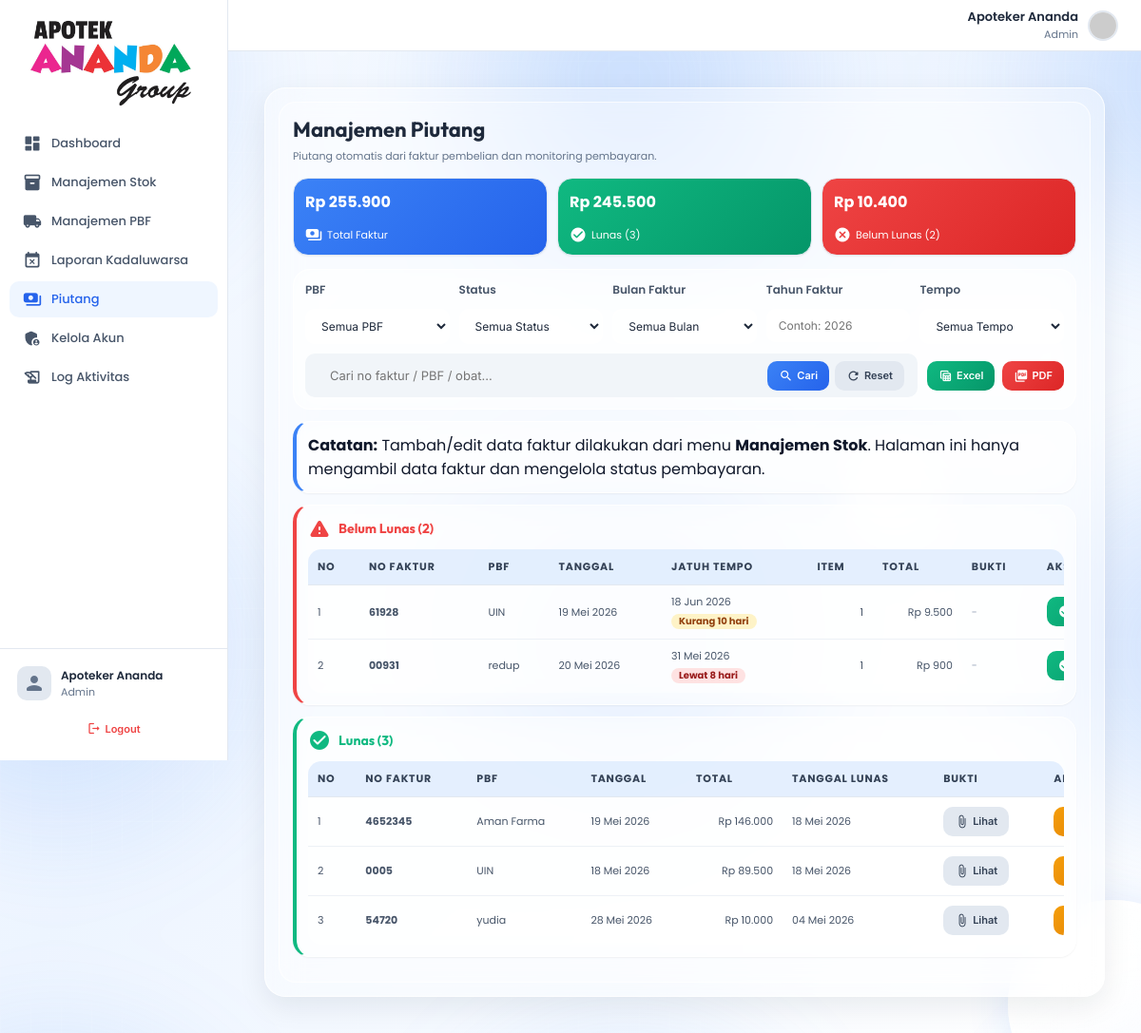
/frontend/superadmin/piutang.php (signed in), run on the app's committed database.
### tables this page shows
CREATE TABLE `faktur` (
  `id_faktur` int(11) NOT NULL,
  `no_faktur` varchar(100) NOT NULL,
  `id_pbf` int(11) NOT NULL,
  `tanggal_faktur` date NOT NULL,
  `tanggal_masuk` date NOT NULL,
  `tanggal_jatuh_tempo` date DEFAULT NULL,
  `jumlah_obat` int(11) NOT NULL DEFAULT 0,
  `total_qty` int(11) NOT NULL DEFAULT 0,
  `total_harga` decimal(15,2) NOT NULL DEFAULT 0.00,
  `status_bayar` enum('belum_lunas','lunas') NOT NULL DEFAULT 'belum_lunas',
  `tanggal_lunas` date DEFAULT NULL,
  `bukti_pembayaran` varchar(255) DEFAULT NULL,
  `id_user` int(11) NOT NULL,
  `created_at` datetime DEFAULT current_timestamp(),
  `updated_at` datetime DEFAULT current_timestamp() ON UPDATE current_timestamp()
);

CREATE TABLE `pbf` (
  `id_pbf` int(11) NOT NULL,
  `nama_pbf` varchar(100) NOT NULL,
  `alamat` text DEFAULT NULL,
  `no_telepon` varchar(20) DEFAULT NULL,
  `kontak_person` varchar(100) DEFAULT NULL,
  `keterangan` text DEFAULT NULL,
  `id_user` int(11) NOT NULL,
  `created_at` datetime DEFAULT current_timestamp(),
  `updated_at` datetime DEFAULT current_timestamp() ON UPDATE current_timestamp()
);

### frontend/superadmin/piutang.php (the view, shortened to what the rows shown need)
<?php
require_once __DIR__ . '/../templates/header.php';
require_once __DIR__ . '/../../backend/models/piutang.php';
$model = new Piutang();
$search = isset($_GET['search']) ? sanitize($_GET['search']) : null;
$filterPbf = isset($_GET['pbf']) ? sanitizeInt($_GET['pbf']) : null;
$filterStatus = isset($_GET['status']) ? sanitize($_GET['status']) : '';
$filterBulan = null;
$filterTempo = isset($_GET['tempo']) ? sanitize($_GET['tempo']) : '';
$filters = [
    'pbf' => $filterPbf,
    'bulan' => $filterBulan,
    'tempo' => $filterTempo,
];
$listBelumLunas = $filterStatus === 'lunas' ? [] : $model->getAllByStatus('belum_lunas', $search, $filters);
$listLunas = $filterStatus === 'belum_lunas' ? [] : $model->getAllByStatus('lunas', $search, $filters);
function formatTanggalPiutang(?string $date): string {
    try {
        $bulan = [
            1 => 'Jan', 'Feb', 'Mar', 'Apr', 'Mei', 'Jun',
            'Jul', 'Agu', 'Sep', 'Okt', 'Nov', 'Des'
        ];
        $d = new DateTime($date);
        return $d->format('d') . ' ' . $bulan[(int)$d->format('m')] . ' ' . $d->format('Y');
    } catch (Exception $e) {
        return $date;
    }
}
function reminderTempo(?string $tanggalJatuhTempo, string $status): array {
    try {
        $today = new DateTime(date('Y-m-d'));
        $due = new DateTime($tanggalJatuhTempo);
        $diff = (int)$today->diff($due)->format('%r%a');
        if ($diff < 0) {
            return ['tanggal' => formatTanggalPiutang($tanggalJatuhTempo), 'label' => 'Lewat ' . abs($diff) . ' hari', 'class' => 'tempo-danger'];
        }
        if ($diff <= 30) {
            return ['tanggal' => formatTanggalPiutang($tanggalJatuhTempo), 'label' => 'Kurang ' . $diff . ' hari', 'class' => 'tempo-warning'];
        }
        return ['tanggal' => formatTanggalPiutang($tanggalJatuhTempo), 'label' => 'Masih aman', 'class' => 'tempo-success'];
    } catch (Exception $e) {
        return ['tanggal' => $tanggalJatuhTempo, 'label' => 'Tidak valid', 'class' => 'tempo-muted'];
    }
}
require_once __DIR__ . '/../templates/sidebar.php';
?>
<div class="dashboard-wrapper">
    <div class="glass-container">
        <div class="glass-inner">
            <div class="page-header">
                <h1>Manajemen Piutang</h1>
            </div>
            <?php if ($filterStatus !== 'lunas'): ?>
            <div class="card" style="border-left:4px solid var(--danger);">
                <div class="table-wrapper">
                    <table>
                        <thead>
                            <tr>
                                <th>No</th>
                                <th>No Faktur</th>
                                <th>PBF</th>
                                <th>Tanggal</th>
                                <th>Jatuh Tempo</th>
                                <th>Item</th>
                                <th>Total</th>
                                <th>Bukti</th>
                                <th>Aksi</th>
                            </tr>
                        </thead>
                        <tbody>
                            <?php if (empty($listBelumLunas)): ?>
                                <tr>
                                    <td colspan="9" class="text-center" style="padding:35px;color:#94a3b8;">
                                        Tidak ada piutang belum lunas sesuai filter.
                                    </td>
                                </tr>
                            <?php else: ?>
                                <?php foreach ($listBelumLunas as $i => $p): ?>
                                    <?php $tempoInfo = reminderTempo($p['tanggal_jatuh_tempo'] ?? null, $p['status'] ?? 'belum_lunas'); ?>
                                    <tr>
                                        <td><?= $i + 1 ?></td>
                                        <td><strong><?= htmlspecialchars($p['no_faktur']) ?></strong></td>
                                        <td><?= htmlspecialchars($p['nama_pbf']) ?></td>
                                        <td><?= htmlspecialchars(formatTanggalPiutang($p['tanggal_faktur'])) ?></td>
                                        <td>
                                            <div class="due-cell">
                                                <span><?= htmlspecialchars($tempoInfo['tanggal']) ?></span>
                                                <span class="tempo-badge <?= htmlspecialchars($tempoInfo['class']) ?>">
                                                    <?= htmlspecialchars($tempoInfo['label']) ?>
                                                </span>
                                            </div>
                                        </td>
                                        <td class="text-right"><?= (int)$p['jumlah_item'] ?></td>
                                        <td class="text-right">Rp <?= number_format($p['jumlah_harga'],0,',','.') ?></td>
                                        <td>
                                            <?php if ($p['bukti_pembayaran']): ?>
                                                <a href="<?= BASE_URL ?>/frontend/superadmin/lihat_bukti.php?id=<?= (int)$p['id_faktur'] ?>" class="btn btn-secondary btn-sm">
                                                    <span class="material-icons-round">attach_file</span>Lihat
                                                </a>
                                            <?php else: ?>
                                                <span style="color:#94a3b8;">-</span>
                                            <?php endif; ?>
                                        </td>
                                        <td>
                                            <button class="btn btn-success btn-sm" onclick="lunasi(<?= (int)$p['id_faktur'] ?>,'<?= htmlspecialchars($p['no_faktur'], ENT_QUOTES) ?>')">
                                                <span class="material-icons-round">check_circle</span>Lunas
                                            </button>
                                        </td>
                                    </tr>
                                <?php endforeach; ?>
                            <?php endif; ?>
                        </tbody>
                    </table>
                </div>
            </div>
            <?php endif; ?>
            <?php if ($filterStatus !== 'belum_lunas'): ?>
            <div class="card" style="border-left:4px solid var(--success);">
                <div class="table-wrapper">
                    <table>
                        <thead>
                            <tr>
                                <th>No</th>
                                <th>No Faktur</th>
                                <th>PBF</th>
                                <th>Tanggal</th>
                                <th>Total</th>
                                <th>Tanggal Lunas</th>
                                <th>Bukti</th>
                                <th>Aksi</th>
                            </tr>
                        </thead>
                        <tbody>
                            <?php if (empty($listLunas)): ?>
                                <tr>
                                    <td colspan="8" class="text-center" style="padding:35px;color:#94a3b8;">
                                        Tidak ada data lunas sesuai filter.
                                    </td>
                                </tr>
                            <?php else: ?>
                                <?php foreach ($listLunas as $i => $p): ?>
                                    <tr>
                                        <td><?= $i + 1 ?></td>
                                        <td><strong><?= htmlspecialchars($p['no_faktur']) ?></strong></td>
                                        <td><?= htmlspecialchars($p['nama_pbf']) ?></td>
                                        <td><?= htmlspecialchars(formatTanggalPiutang($p['tanggal_faktur'])) ?></td>
                                        <td class="text-right">Rp <?= number_format($p['jumlah_harga'],0,',','.') ?></td>
                                        <td><?= htmlspecialchars(formatTanggalPiutang($p['tanggal_lunas'] ?? null)) ?></td>
                                        <td>
                                            <?php if ($p['bukti_pembayaran']): ?>
                                                <a href="<?= BASE_URL ?>/frontend/superadmin/lihat_bukti.php?id=<?= (int)$p['id_faktur'] ?>" class="btn btn-secondary btn-sm">
                                                    <span class="material-icons-round">attach_file</span>Lihat
                                                </a>
                                            <?php else: ?>
                                                <span style="color:#94a3b8;">-</span>
                                            <?php endif; ?>
                                        </td>
                                        <td>
                                            <form method="POST" action="<?= BASE_URL ?>/backend/controllers/piutang_controller.php?action=belum_lunas" onsubmit="return confirm('Ubah faktur ini menjadi belum lunas?')">
                                                <button type="submit" class="btn btn-warning btn-sm">
                                                </button>
                                            </form>
                                        </td>
                                    </tr>
                                <?php endforeach; ?>
                            <?php endif; ?>
                        </tbody>
                    </table>
                </div>
            </div>
            <?php endif; ?>
        </div>
    </div>
</div>
<?php require_once __DIR__ . '/../templates/footer.php'; ?>

### data on the page
faktur: no_faktur "61928", id_pbf.nama_pbf "UIN", tanggal_faktur "19 Mei 2026", tanggal_jatuh_tempo+status_bayar "18 Jun 2026", tanggal_jatuh_tempo+status_bayar "Kurang 10 hari", jumlah_item "1", jumlah_harga "9.500"
faktur: no_faktur "00931", id_pbf.nama_pbf "redup", tanggal_faktur "20 Mei 2026", tanggal_jatuh_tempo+status_bayar "31 Mei 2026", tanggal_jatuh_tempo+status_bayar "Lewat 8 hari", jumlah_item "1", jumlah_harga "900"
faktur: no_faktur "4652345", id_pbf.nama_pbf "Aman Farma", tanggal_faktur "19 Mei 2026", jumlah_harga "146.000", tanggal_lunas "18 Mei 2026"
faktur: no_faktur "0005", id_pbf.nama_pbf "UIN", tanggal_faktur "18 Mei 2026", jumlah_harga "89.500", tanggal_lunas "18 Mei 2026"
faktur: no_faktur "54720", id_pbf.nama_pbf "yudia", tanggal_faktur "28 Mei 2026", jumlah_harga "10.000", tanggal_lunas "04 Mei 2026"

### other printed values
$fullName "Apoteker Ananda"
$summary['total_semua'] "255.900"
$summary['total_lunas'] "245.500"
$summary['count_lunas'] "3"
$summary['total_belum_lunas'] "10.400"
$summary['count_belum_lunas'] "2"
count($listBelumLunas) "2"
count($listLunas) "3"
